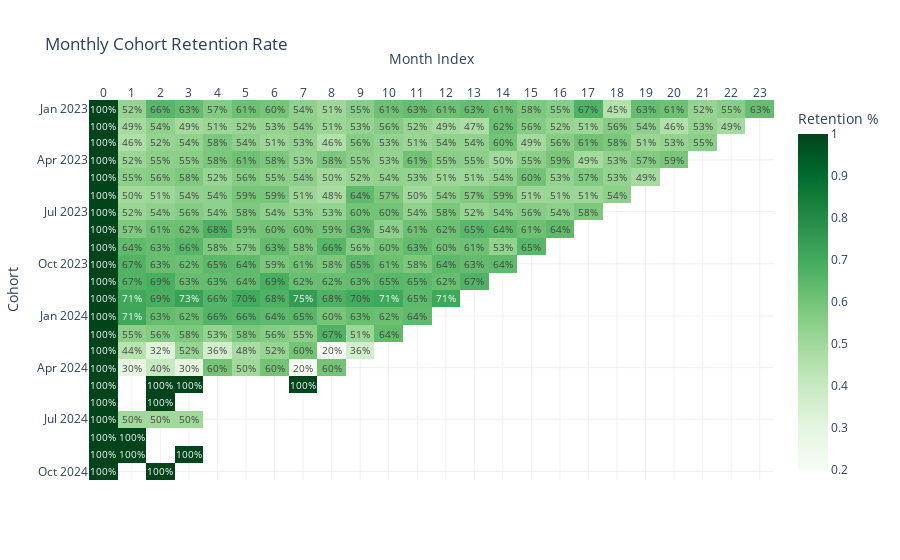

The notebook cell this image was saved under:
### Markdown cell above
## 2. Cohort Retention Heatmap
How well do we keep our customers? Tracking cohorts identifies 'Critical Drop-off' months.

### Code cell
# Load cohort matrix
cohort_matrix = pd.read_csv('../outputs/cohort_matrix.csv', index_col=0)
cohort_matrix.index = [pd.Period(p).strftime('%Y-%m') for p in cohort_matrix.index]

fig = px.imshow(cohort_matrix, 
                labels=dict(x="Month Index", y="Cohort", color="Retention %"),
                x=cohort_matrix.columns,
                y=cohort_matrix.index,
                aspect="auto",
                title="Monthly Cohort Retention Rate",
                color_continuous_scale='Greens',
                text_auto='.0%')
fig.update_xaxes(side="top")
fig.show()

### Figure 1 — Plotly figure (JSON) as saved in the notebook; plotly's stock layout.template omitted (floating-point values rounded to 4 significant figures; data arrays with more than 128 entries replaced by an {"elided": "..."} marker saying what was removed)
{"data": [{"coloraxis": "coloraxis", "hovertemplate": "Month Index: %{x}<br>Cohort: %{y}<br>Retention %: %{z}<extra></extra>", "name": "0", "texttemplate": "%{z:.0%}", "type": "heatmap", "x": ["0", "1", "2", "3", "4", "5", "6", "7", "8", "9", "10", "11", "12", "13", "14", "15", "16", "17", "18", "19", "20", "21", "22", "23"], "xaxis": "x", "y": ["2023-01", "2023-02", "2023-03", "2023-04", "2023-05", "2023-06", "2023-07", "2023-08", "2023-09", "2023-10", "2023-11", "2023-12", "2024-01", "2024-02", "2024-03", "2024-04", "2024-05", "2024-06", "2024-07", "2024-08", "2024-09", "2024-10"], "yaxis": "y", "z": {"elided": "22x24 float values"}}], "layout": {"coloraxis": {"colorbar": {"title": {"text": "Retention %"}}, "colorscale": [[0, "rgb(247,252,245)"], [0.125, "rgb(229,245,224)"], [0.25, "rgb(199,233,192)"], [0.375, "rgb(161,217,155)"], [0.5, "rgb(116,196,118)"], [0.625, "rgb(65,171,93)"], [0.75, "rgb(35,139,69)"], [0.875, "rgb(0,109,44)"], [1, "rgb(0,68,27)"]]}, "title": {"text": "Monthly Cohort Retention Rate"}, "xaxis": {"anchor": "y", "domain": [0, 1], "side": "top", "title": {"text": "Month Index"}}, "yaxis": {"anchor": "x", "autorange": "reversed", "domain": [0, 1], "title": {"text": "Cohort"}}}}
